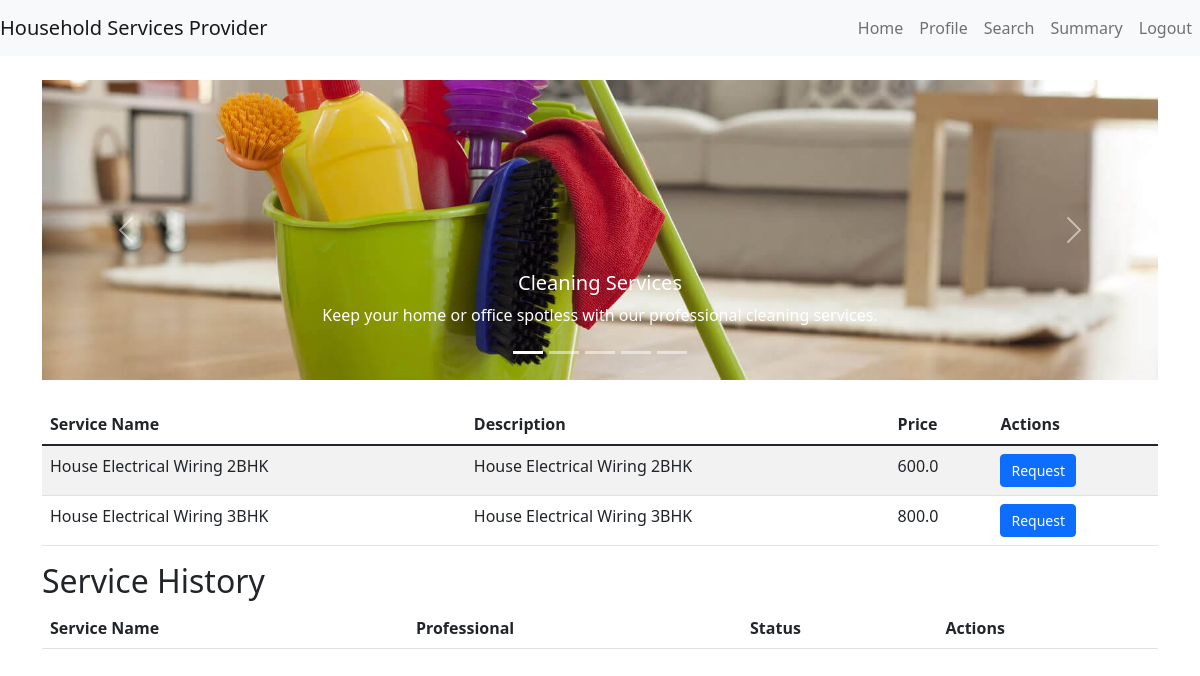
The app's page /customer/dashboard?service_type=electrical (signed in) with its own data.
### models.py (models this page shows, shortened)
class Service(db.Model):
    __tablename__ = 'services'
    id = db.Column(db.Integer, primary_key=True)
    name = db.Column(db.String(100), nullable=False)
    price = db.Column(db.Float, nullable=False)
    description = db.Column(db.String(200))
    service_type = db.Column(db.String(50))

### app.py (the view)
@app.route('/customer/dashboard', methods=['GET', 'POST'])
def customer_dashboard():
    if 'user_id' in session:
        if request.args.get("service_type"):
            services = Service.query.filter_by(service_type=request.args.get("service_type")).all()
        else:
            services = []
        service_requests = ServiceRequest.query.filter_by(customer_id=session['user_id']).all()
        professional_profile = ProfessionalProfile.query.all()
        service_dict = {}  # Define service_dict here
        prof_dict = {}  # Define user_dict here
        for professional in professional_profile:
            prof_dict[professional.user_id] = professional
        for service in Service.query.all():
            service_dict[service.id] = service
        return render_template('customer_dashboard.html', services=services, service_requests=service_requests,prof_dict=prof_dict,service_dict=service_dict)
    return redirect(url_for('login'))

### app.py (called while the page is built)
@app.before_request
def create_tables():
    global first_request
    if first_request:
        db.create_all()
        first_request = False

### templates/customer_dashboard.html (shortened to what this page needs)
{% extends "base.html" %}
{% block content %}
<div id="serviceCarousel" class="carousel slide" data-bs-ride="carousel">
    <div class="carousel-indicators">
        <button type="button" data-bs-target="#serviceCarousel" data-bs-slide-to="0" class="active" aria-current="true"></button>
        <button type="button" data-bs-target="#serviceCarousel" data-bs-slide-to="1"></button>
        <button type="button" data-bs-target="#serviceCarousel" data-bs-slide-to="2"></button>
        <button type="button" data-bs-target="#serviceCarousel" data-bs-slide-to="3"></button>
        <button type="button" data-bs-target="#serviceCarousel" data-bs-slide-to="4"></button>
    </div>
    <div class="carousel-inner">
        <div class="carousel-item active">
            <img src="{{ url_for('static', filename='images/cleaning.jpg') }}" class="d-block w-100" alt="Cleaning Services">
            <div class="carousel-caption d-none d-md-block">
                <a href="{{ url_for('customer_dashboard', service_type='cleaning') }}" class="btn">
                <h5>Cleaning Services</h5>
                <p>Keep your home or office spotless with our professional cleaning services.</p>
                </a>
            </div>
        </div>
    </div>
    <button class="carousel-control-prev" type="button" data-bs-target="#serviceCarousel" data-bs-slide="prev">
        <span class="carousel-control-prev-icon" aria-hidden="true"></span>
    </button>
    <button class="carousel-control-next" type="button" data-bs-target="#serviceCarousel" data-bs-slide="next">
        <span class="carousel-control-next-icon" aria-hidden="true"></span>
    </button>
</div>
<table class="table table-striped mt-4">
    <thead>
        <tr>
            <th>Service Name</th>
            <th>Description</th>
            <th>Price</th>
            <th>Actions</th>
        </tr>
    </thead>
    <tbody>
        {% for service in services %}
        <tr>
            <td>{{ service.name }}</td>
            <td>{{ service.description }}</td>
            <td>{{ service.price }}</td>
            <td>
                <a href="/customer/create_service_request/{{ service.id }}" class="btn btn-primary">Request</a>
            </td>
        </tr>
        {% endfor %}
    </tbody>
</table>
<h2>Service History</h2>
<table class="table table-striped">
    <thead>
        <tr>
            <th>Service Name</th>
            <th>Professional</th>
            <th>Status</th>
            <th>Actions</th>
        </tr>
    </thead>
</table>
{% endblock %}

### static/styles/styles.css (style rules this page uses)
.btn-primary { padding: 5px 10px; font-size: 14px; }
.carousel-item img { height: 300px; object-fit: cover; }
.carousel-caption { background-color: transparent; padding: 10px; }
.carousel-caption h5, .carousel-caption p, .carousel-caption a { color: #fff; }

### records on screen
Service: name "House Electrical Wiring 2BHK", description "House Electrical Wiring 2BHK", price "600.0"
Service: name "House Electrical Wiring 3BHK", description "House Electrical Wiring 3BHK", price "800.0"
